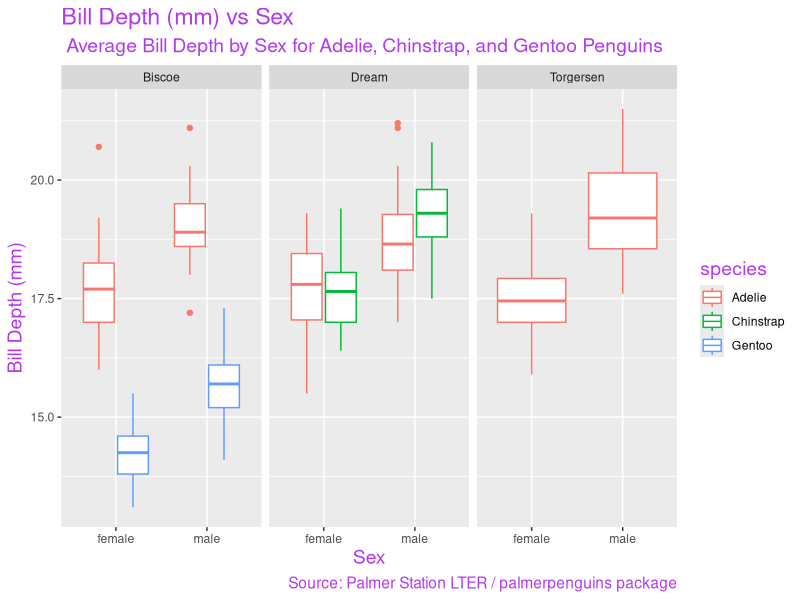
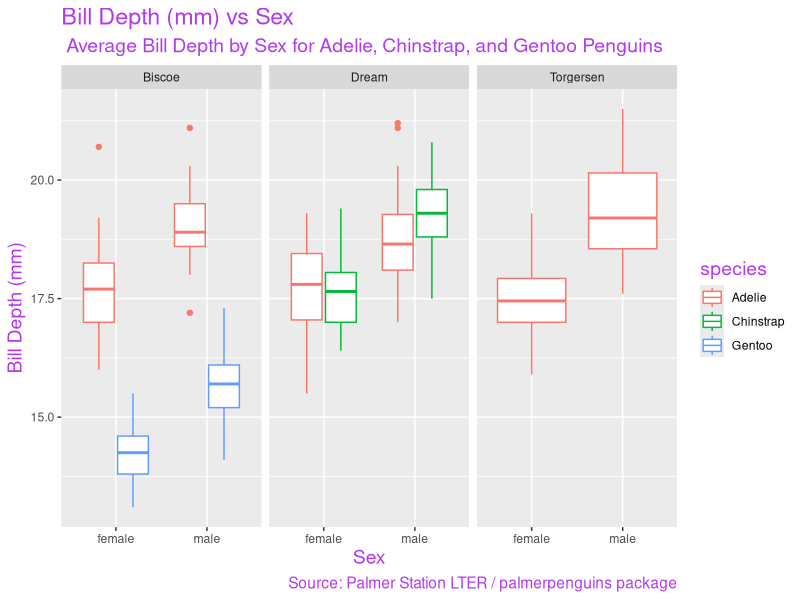

The R source for these figures, in order:
## ---- chunk 1
knitr::opts_chunk$set(echo = TRUE, warning = FALSE, fig.path = '../Outputs/', message = FALSE)
## ---- chunk 2
library(kableExtra) # Load kableExtra
library(tidyverse) # Load tidyverse
library(here) # Load here
library(palmerpenguins) # Load Palmer Penguins
## ---- chunk 3
glimpse(penguins) # View the Penguins data
## ---- chunk 4
penguins %>% 
  group_by(species) %>% # Group by species
  summarise(mean = mean(bill_depth_mm, na.rm = TRUE), # Summarise is used to calculate mean bill depth (mm)
           variance = var(bill_depth_mm, na.rm = TRUE)) %>% # calculating variance in bill depth (mm) 
  kbl() %>% # Making it a kable table
  kable_classic() %>% # Using the kable theme classic
  row_spec(0, bold = T, color = "white", background = "dodgerblue") %>% # changing the first row to have bold text and dodgerbue background
  kable_styling(full_width = FALSE) # Making the width smaller than the entire page

## ---- chunk 5
penguins %>% # Using penguin dataframe
  drop_na(sex, bill_depth_mm) %>% # Dropping NA values from sex and bill depth
  ggplot(mapping = aes(x = sex, # Ploting sex on x-axis
                       y = bill_depth_mm, # Plotting bill depth on y-axis
                       color = species)) + # Plotting color to species
geom_boxplot() + # Making geometry point, box plot
facet_wrap(~island) + # Facet wrapping for island
labs(title = "Bill Depth (mm) vs Sex", # Label title of plot
     subtitle = " Average Bill Depth by Sex for Adelie, Chinstrap, and Gentoo Penguins", # Adding subtitle
     y = "Bill Depth (mm)", # changing y-axis title
     x = "Sex", # changing x-axis title
     caption = "Source: Palmer Station LTER / palmerpenguins package",) + # Adding a caption
  theme(title = element_text(size = 14, color = "darkorchid2")) # Editing theme and font of plot and color

## ---- chunk 6
knitr::opts_chunk$set(echo = TRUE, warning = FALSE, fig.path = '../Outputs/', message = FALSE)
## ---- chunk 7
library(kableExtra) # Load kableExtra
library(tidyverse) # Load tidyverse
library(here) # Load here
library(palmerpenguins) # Load Palmer Penguins
## ---- chunk 8
glimpse(penguins) # View the Penguins data
## ---- chunk 9
penguins %>% 
  group_by(species) %>% # Group by species
  summarise(mean = mean(bill_depth_mm, na.rm = TRUE), # Summarise is used to calculate mean bill depth (mm)
           variance = var(bill_depth_mm, na.rm = TRUE)) %>% # calculating variance in bill depth (mm) 
  kbl() %>% # Making it a kable table
  kable_classic() %>% # Using the kable theme classic
  row_spec(0, bold = T, color = "white", background = "dodgerblue") %>% # changing the first row to have bold text and dodgerbue background
  kable_styling(full_width = FALSE) # Making the width smaller than the entire page

## ---- chunk 10
penguins %>% # Using penguin dataframe
  drop_na(sex, bill_depth_mm) %>% # Dropping NA values from sex and bill depth
  ggplot(mapping = aes(x = sex, # Ploting sex on x-axis
                       y = bill_depth_mm, # Plotting bill depth on y-axis
                       color = species)) + # Plotting color to species
geom_boxplot() + # Making geometry point, box plot
facet_wrap(~island) + # Facet wrapping for island
labs(title = "Bill Depth (mm) vs Sex", # Label title of plot
     subtitle = " Average Bill Depth by Sex for Adelie, Chinstrap, and Gentoo Penguins", # Adding subtitle
     y = "Bill Depth (mm)", # changing y-axis title
     x = "Sex", # changing x-axis title
     caption = "Source: Palmer Station LTER / palmerpenguins package",) + # Adding a caption
  theme(title = element_text(size = 14, color = "darkorchid2")) # Editing theme and font of plot and color
